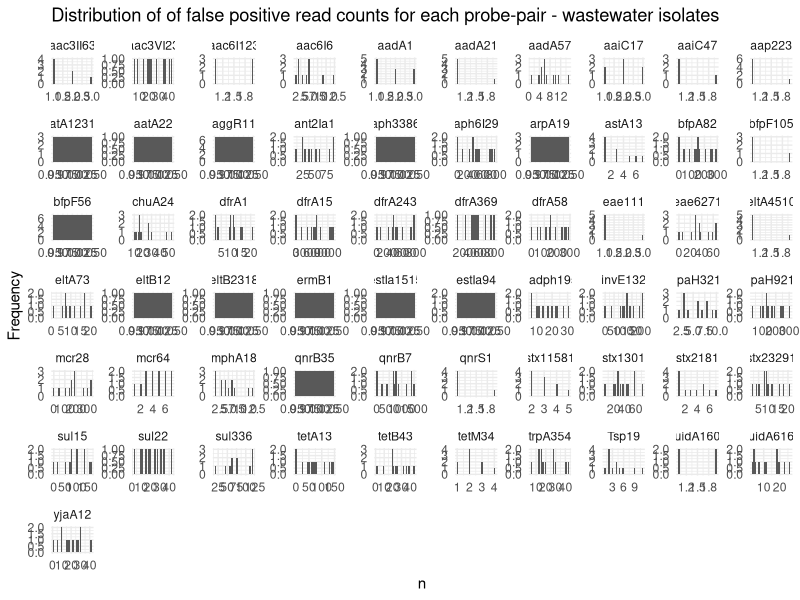
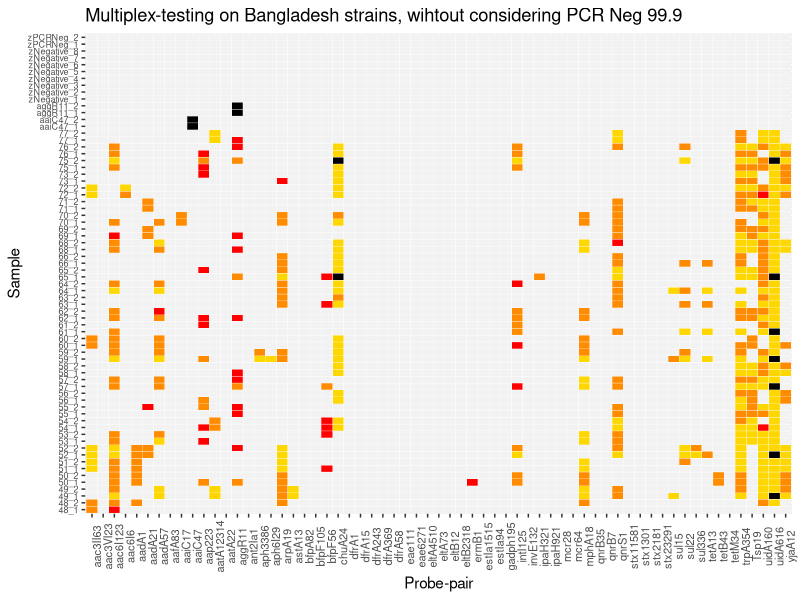
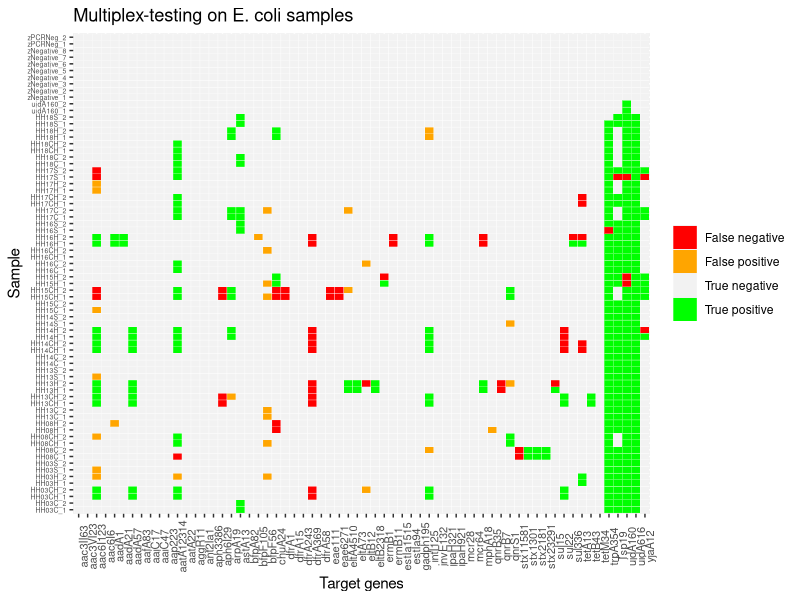

Write R code to recreate these figures, in order.
#dMLA Bangladesh strains-------------------
##Load packages--------
library (ggplot2)
library(dplyr)
library(gridExtra)
library(ggpubr)
library(tidyr)
library(seqinr)

##Formatting df------
#Import results
setwd("~/Desktop/dmla-amr-vfs/data")
reads <- read.csv("ww_output.csv", header = TRUE)
reads

reads <- reads %>% 
  mutate(Sample_real = as.character(X1)) %>% 
  mutate(Sample_real = case_when(
    Sample_real == "CCACTAG" ~ "48_1",
    Sample_real == "GTCTTCT" ~ "49_1",Sample_real == "ACAAAGC" ~ "50_1",Sample_real == "AAAAGGC" ~ "51_1",Sample_real == "ACTGTGT" ~ "52_1", Sample_real == "CTGGTAC" ~ "53_1",
    Sample_real == "GTTGCTA" ~ "54_1", Sample_real == "CCATTCA" ~ "zNegative_1",Sample_real == "GATATCG" ~ "55_1",Sample_real == "ACAGGAT" ~ "56_1",Sample_real == "CGCATAC" ~ "57_1",
    Sample_real == "GGACCTA" ~ "58_1", Sample_real == "GAACTGA" ~ "59_1", Sample_real == "AGTCGTG" ~ "60_1",Sample_real == "TTCCAGG" ~ "61_1",Sample_real == "TAGAGCG" ~ "zNegative_2",
    Sample_real == "AAACCCT" ~ "62_1",Sample_real == "ATCCAGT" ~ "63_1",Sample_real == "TCTTCGT" ~ "64_1",Sample_real == "GTGTCCT" ~ "65_1",Sample_real == "CACAGAT" ~ "66_1",
    Sample_real == "ATAGAGC" ~ "68_1", Sample_real == "GGTCATG" ~ "69_1", Sample_real == "CCATCTC" ~ "zNegative_3",Sample_real == "TATGCAG" ~ "70_1",Sample_real == "AACCGCT" ~ "71_1",
    Sample_real == "TGACTCT" ~ "72_1",Sample_real == "AAGCACA" ~ "73_1",Sample_real == "TGTGAAC" ~ "75_1",Sample_real == "AACAGTG" ~ "76_1",Sample_real == "GCCTATA" ~ "77_1",
    Sample_real == "GTCCTCT" ~ "zNegative_4",Sample_real == "TAGAACG" ~ "48_2",Sample_real == "TGGGTGA" ~ "49_2", Sample_real == "ACACGTG" ~ "50_2",Sample_real == "TGCCCAA" ~ "51_2",
    Sample_real == "TCGTACA" ~ "52_2", Sample_real == "AACCAAG" ~ "53_2", Sample_real == "GTGCTAT" ~ "54_2",Sample_real == "TCCTCAT" ~ "zNegative_5",Sample_real == "GTCGTAT" ~ "55_2",
    Sample_real == "TCTGGAA" ~ "56_2",Sample_real == "CAGTAGG" ~ "57_2", Sample_real == "ACGTCAT" ~ "58_2",Sample_real == "ACGGAAC" ~ "59_2",Sample_real == "CGGATGA" ~ "60_2",
    Sample_real == "CCGCATA" ~ "61_2", Sample_real == "GTGAAGA" ~ "zNegative_6", Sample_real == "AACGTGT" ~ "62_2",Sample_real == "AGAAGAC" ~ "63_2",Sample_real == "TGTAGGG" ~ "64_2",
    Sample_real == "AATGCCT" ~ "65_2", Sample_real == "GCTTTCT" ~ "66_2", Sample_real == "CATGAAG" ~ "68_2",Sample_real == "CGATCAC" ~ "69_2",Sample_real == "TCGCGTT" ~ "zNegative_7",
    Sample_real == "GATTGGC" ~ "aggR11_1", Sample_real == "CATCGGT" ~ "71_2", Sample_real == "CTTTCCA" ~ "72_2",Sample_real == "ACCAGAT" ~ "73_2",Sample_real == "GTGATAC" ~ "75_2",
    Sample_real == "TGCATCC" ~ "76_2", Sample_real == "TGCAAAC" ~ "77_2", Sample_real == "GCAACGA" ~ "zNegative_8",Sample_real == "GCCATAC" ~ "70_2",Sample_real == "TACCTTC" ~ "aggR11_2",
    Sample_real == "GAATCGA" ~ "aaiC47_1", Sample_real == "CTACGTT" ~ "aaiC47_2", Sample_real == "GTTTCGG" ~ "zPCRNeg_1",Sample_real == "GCAAATG" ~ "zPCRNeg_2")) 

#Distribution of reads------------------
##Filter of negative samples containing positive
# Define the list of negative samples
negative_samples <- c("zNegative_1", "zNegative_2", "zNegative_3", "zNegative_4",
                      "zNegative_5", "zNegative_6", "zNegative_7", "zNegative_8",
                      "zPCRNeg_1", "zPCRNeg_2")

# Filter the dataframe
filtered_reads <- reads %>%
  filter(Sample_real %in% negative_samples |
           (Sample_real %in% c("aggR11_1", "aggR11_2") & X2 != "aggR11") |
           (Sample_real %in% c("aaiC47_1", "aaiC47_2") & X2 != "aaiC47"))

#Plot distribution of false positive for each target
ggplot(filtered_reads, aes(x=n)) + 
  geom_histogram() +
  theme_minimal() +
  labs(title="Distribution of of false positive read counts for each probe-pair - wastewater isolates",
       x="n",
       y="Frequency") +
  theme(legend.title = element_blank())+
 facet_wrap(X2 ~ ., ncol = 10, scales="free")

#Calculate the 99.9% quantile of the gamma distribution of each the false positive for each target as threshold
# Assuming 'filtered_reads' is your dataframe with columns 'n' and 'X2'
results_threshold <- filtered_reads %>%
  group_by(X2) %>%
  summarise(
    mean_data = mean(n),
    var_data = var(n)
  ) %>%
  mutate(
    shape_estimate = mean_data^2 / var_data,
    rate_estimate = mean_data / var_data,
    quantile_99_9 = qgamma(0.999, shape = shape_estimate, rate = rate_estimate)
  )

# Step 1: Calculate a fallback value for each X2 in filtered_reads
fallback_values <- filtered_reads %>%
  group_by(X2) %>%
  summarise(fallback_n = max(n), .groups = 'drop') # Using max, adjust as needed

# Step 2: Join fallback_values with results_threshold
results_threshold <- results_threshold %>%
  left_join(fallback_values, by = "X2")

# Step 3: Replace NA in quantile_99_9 with fallback_n
results_threshold <- results_threshold %>%
  mutate(
    quantile_99_9 = ifelse(is.na(quantile_99_9), fallback_n, quantile_99_9)
  ) %>% 
  dplyr::select(-fallback_n) # Removing fallback_n to clean up the dataframe

#Join results_threshold and reads dataframe to calculate calculate real_n
reads <- reads %>%
  left_join(results_threshold %>% dplyr::select(X2, quantile_99_9), by = "X2")

# Subtract quantile_99_9 from n to create the new variable real_n
reads <- reads %>%
  mutate(real_n = ifelse(n - quantile_99_9 < 0, 0, n - quantile_99_9))

# Handle the specific case for X2 = intI125 where real_n should be n
reads <- reads %>%
  mutate(real_n = ifelse(X2 == "intI125" & is.na(real_n), n, real_n))

reads <- reads %>%
  mutate(real_n = ifelse(X2 == "eltB12" & is.na(real_n), n, real_n))

reads <- reads %>%
  mutate(real_n = ifelse(X2 == "eltB2318" & is.na(real_n), n, real_n))

reads[reads == 0] <- NA

#<1000
ggplot(complete(reads, X2, Sample_real), aes(X2, Sample_real)) +
  geom_tile(aes(fill = case_when(
    is.na(real_n) ~ "gray95",
    real_n > 0 & real_n <= 1 ~ "red", 
    real_n > 1 & real_n <= 100 ~ "darkorange",
    real_n > 100 & real_n <= 1000 ~ "gold1",# Assuming you want to include 1 in the range
    TRUE ~ "black"
  )), colour = "white") +
  labs(title = "Multiplex-testing on Bangladesh strains, wihtout considering PCR Neg 99.9", x = "Probe-pair", y = "Sample") +
  scale_fill_manual(values = c("gray95" = "gray95", "black" = "black", "red" = "red", "darkorange"="darkorange", "gold1"="gold1"), guide = "none") +
  theme(axis.text.x = element_text(size = 8, angle = 90), 
        axis.text.y = element_text(size = 6.5))

#Save the file-------
write.csv(reads, "bangladesh_real_n_v2.csv", row.names = F) #For final code add a step in which you make the dataframe reads complete. Otherwise, you miss false negatives, which are the most important error.
#I manually added the false positive to the file named "bangladesh_real_n.csv". 

#Re-import import reads--------
##Re-import the file "bangladesh_real_n.csv" after having added the presence/absence in WGS.
reads <- read.csv("bangladesh_real_n.csv", header = TRUE)
reads

reads[reads == 0] <- NA

# Ensure complete combinations of X2 and Sample_real
complete_reads <- complete(reads, X2, Sample_real)

# Create a new column for the fill categories
complete_reads <- complete_reads %>%
  mutate(fill_category = case_when(
    is.na(real_n) & wgs == "t" ~ "True negative",
    real_n > 0 & wgs == "y" ~ "True positive",
    real_n > 0 & wgs == "n" ~ "False positive",
    is.na(real_n) & wgs == "f" ~ "False negative",
    TRUE ~ "True negative"
  ))

# Generate the plot
ggplot(complete_reads, aes(X2, Sample_real)) +
  geom_tile(aes(fill = fill_category), colour = "white") +
  labs(title="Multiplex-testing on E. coli samples", x = "Target genes", y = "Sample") +
  scale_fill_manual(values = c(
    "True negative" = "gray95",
    "True positive" = "green",
    "False positive" = "orange",
    "False negative" = "red"
  )) +
  theme(axis.text.x = element_text(size = 8, angle = 90),
        axis.text.y = element_text(size = 5),
        legend.title = element_blank())
